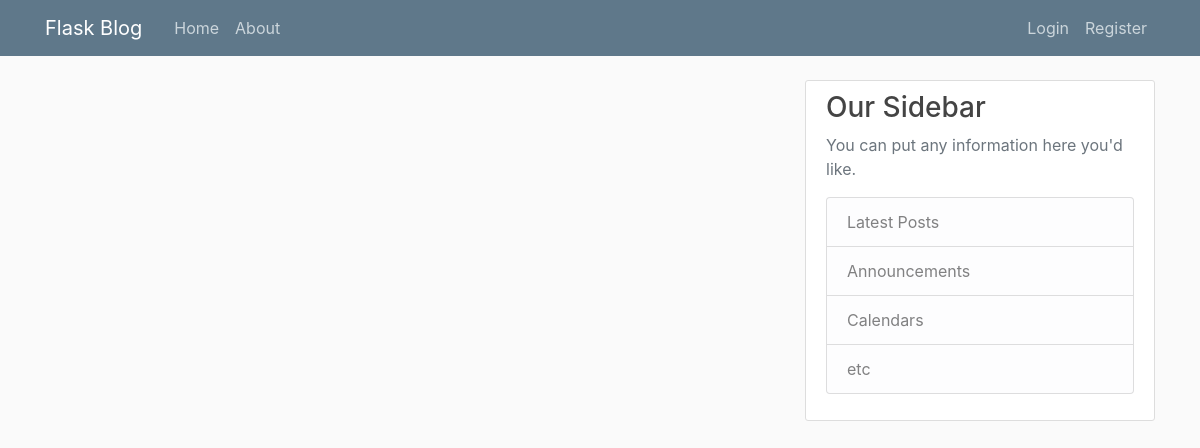
The app's page /home, older data.
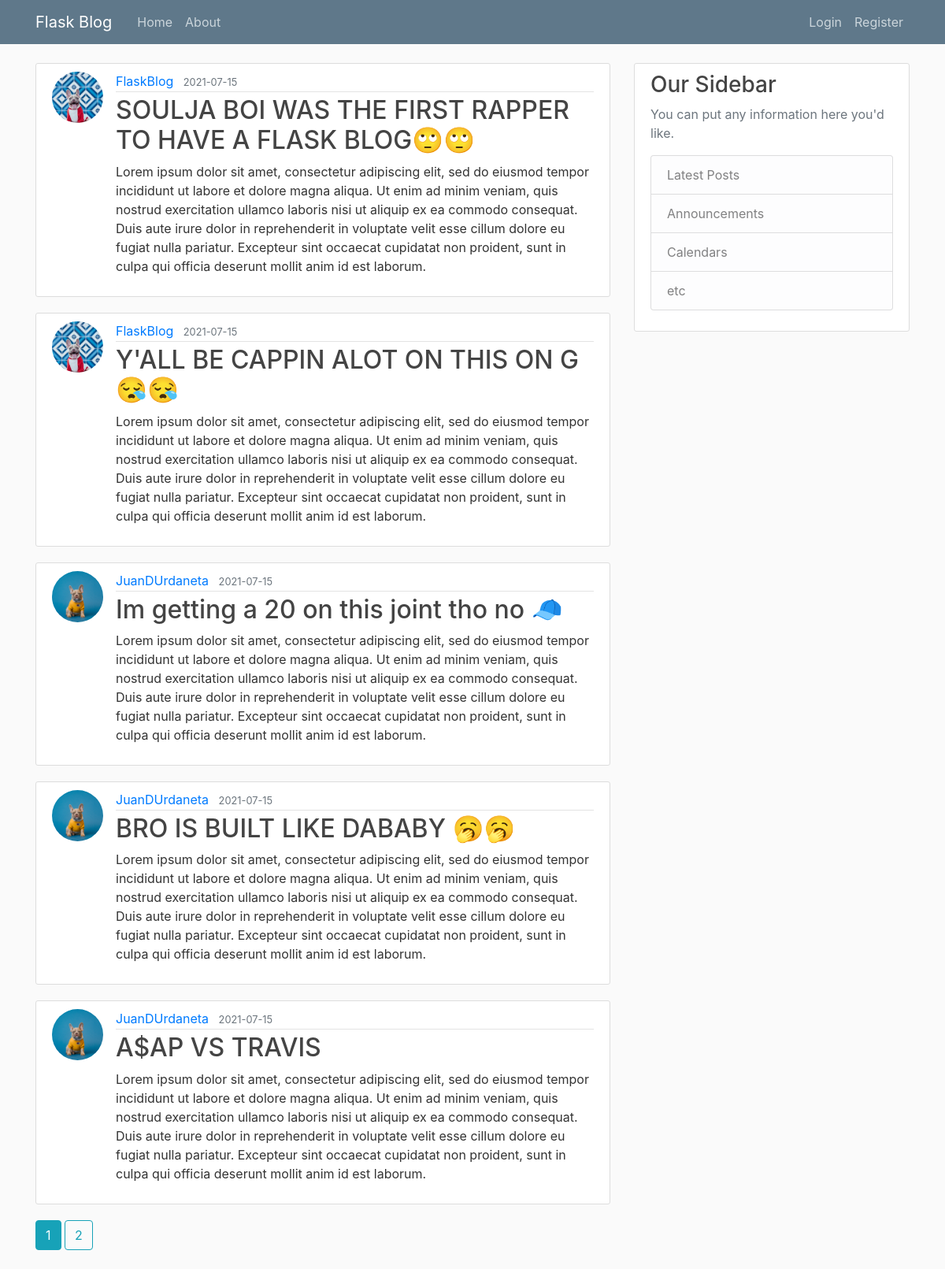
The same page, newer data.
### flaskblog/models.py (models this page shows, shortened)
class Post(db.Model):
    id = db.Column(db.Integer, primary_key=True)
    title = db.Column(db.String(100), nullable=False)
    date_posted = db.Column(db.DateTime, nullable=False, default=datetime.utcnow)
    content = db.Column(db.Text, nullable=False)
    user_id = db.Column(db.Integer, db.ForeignKey('user.id'), nullable=False)

class User(db.Model, UserMixin):
    id = db.Column(db.Integer, primary_key=True)
    username = db.Column(db.String(20), unique=True, nullable=False)
    email = db.Column(db.String(120), unique=True, nullable=False)
    image_file = db.Column(db.String(20), nullable=False, default='default.jpg')
    password = db.Column(db.String(60), nullable=False)
    posts = db.relationship('Post', backref='author', lazy=True)

### flaskblog/main/routes.py (the view)
@main.route("/")
@main.route("/home")
def home():
    page = request.args.get('page', 1, type=int)
    posts = Post.query.order_by(Post.date_posted.desc()).paginate(page=page, per_page=5)
    return render_template('home.html', posts=posts)

### flaskblog/templates/home.html
{% extends "layout.html" %}
{% block content %}
    {% for post in posts.items %}
        <article class="media content-section">
          <img src="{{url_for('static', filename='profile_pics/'+ post.author.image_file )}}" class="rounded-circle article-img">
          <div class="media-body">
            <div class="article-metadata">
              <a class="mr-2" href="{{url_for('users.user_posts', username = post.author.username)}}">{{ post.author.username }}</a>
              <small class="text-muted">{{ post.date_posted.strftime('%Y-%m-%d') }}</small>
            </div>
            <h2><a class="article-title" href="{{url_for('posts.post', post_id=post.id)}}">{{ post.title }}</a></h2>
            <p class="article-content">{{ post.content }}</p>
          </div>
        </article>
    {% endfor %}
      {% for page_num in posts.iter_pages(left_edge=1, right_edge=1, left_current=1, right_current=2) %}
        {% if page_num %}
          {% if posts.page == page_num %}
          <a href="{{url_for('main.home', page=page_num)}}" class="btn btn-info mb-4">{{page_num}}</a>
          {% else %}
          <a href="{{url_for('main.home', page=page_num)}}" class="btn btn-outline-info mb-4">{{page_num}}</a>
          {% endif %}
        {% else %}
        ...
        {% endif %}
      {% endfor %}
{% endblock content %}

### flaskblog/templates/layout.html (shortened to what this page needs)
<!DOCTYPE html>
<html>
<head>
    <link rel="stylesheet" href="https://maxcdn.bootstrapcdn.com/bootstrap/4.0.0/css/bootstrap.min.css">
    <link rel="stylesheet" type="text/css" href="{{ url_for('static', filename='main.css') }}">
</head>
<body>
    <header class="site-header">
      <nav class="navbar navbar-expand-md navbar-dark bg-steel fixed-top">
        <div class="container">
          <a class="navbar-brand mr-4" href="/">Flask Blog</a>
          <div class="collapse navbar-collapse" id="navbarToggle">
            <div class="navbar-nav mr-auto">
              <a class="nav-item nav-link" href="{{ url_for('main.home') }}">Home</a>
              <a class="nav-item nav-link" href="{{ url_for('main.about') }}">About</a>
            </div>
            <div class="navbar-nav">
              {% if current_user.is_authenticated %}
                <a class="nav-item nav-link" href="{{ url_for('users.account') }}">Account</a>
                <a class="nav-item nav-link" href="{{ url_for('posts.new_post') }}">Compose Post</a>
                <a class="nav-item nav-link" href="{{ url_for('users.logout') }}">Logout</a>
              {% else %}
                <a class="nav-item nav-link" href="{{ url_for('users.login') }}">Login</a>
                <a class="nav-item nav-link" href="{{ url_for('users.register') }}">Register</a>
              {% endif %}
            </div>
          </div>
        </div>
      </nav>
    </header>
    <main role="main" class="container">
      <div class="row">
        <div class="col-md-8">
          {% block content %}{% endblock %}
        </div>
        <div class="col-md-4">
          <div class="content-section">
            <h3>Our Sidebar</h3>
            <p class='text-muted'>You can put any information here you'd like.
              <ul class="list-group">
                <li class="list-group-item list-group-item-light">Latest Posts</li>
                <li class="list-group-item list-group-item-light">Announcements</li>
                <li class="list-group-item list-group-item-light">Calendars</li>
                <li class="list-group-item list-group-item-light">etc</li>
              </ul>
            </p>
          </div>
        </div>
      </div>
    </main>
</body>
</html>

### flaskblog/static/main.css (style rules this page uses)
body { background: #fafafa; color: #333333; margin-top: 5rem; }
h1, h2, h3, h4, h5, h6 { color: #444444; }
.bg-steel { background-color: #5f788a; }
.site-header .navbar-nav .nav-link { color: #cbd5db; }
.content-section { background: #ffffff; padding: 10px 20px; border: 1px solid #dddddd; border-radius: 3px; margin-bottom: 20px; }
.article-title { color: #444444; }
.article-content { white-space: pre-line; }
.article-img { height: 65px; width: 65px; margin-right: 16px; object-fit: cover; }
.article-metadata { padding-bottom: 1px; margin-bottom: 4px; border-bottom: 1px solid #e3e3e3 }

Row changes from the older to the newer data that the page shows:
added Post: image_file (picture), author.username "FlaskBlog", date_posted "2021-07-15", title "SOULJA BOI WAS THE FIRST RAPPER TO HAVE A FLASK BLOG🙄🙄", content "Lorem ipsum dolor sit amet, consectetur adipiscing elit, sed do eiusmod tempor incididunt ut labore et dolore magna aliqua. Ut enim ad minim veniam, quis nostrud exercitation ullamco laboris nisi ut aliquip ex ea commodo consequat. Duis aute irure dolor in reprehenderit in voluptate velit esse cillum dolore eu fugiat nulla pariatur. Excepteur sint occaecat cupidatat non proident, sunt in culpa qui officia deserunt mollit anim id est laborum."
added Post: image_file (picture), author.username "FlaskBlog", date_posted "2021-07-15", title "Y'ALL BE CAPPIN ALOT ON THIS ON G 😪😪", content "Lorem ipsum dolor sit amet, consectetur adipiscing elit, sed do eiusmod tempor incididunt ut labore et dolore magna aliqua. Ut enim ad minim veniam, quis nostrud exercitation ullamco laboris nisi ut aliquip ex ea commodo consequat. Duis aute irure dolor in reprehenderit in voluptate velit esse cillum dolore eu fugiat nulla pariatur. Excepteur sint occaecat cupidatat non proident, sunt in culpa qui officia deserunt mollit anim id est laborum."
added Post: image_file (placeholder picture), author.username "JuanDUrdaneta", date_posted "2021-07-15", title "Im getting a 20 on this joint tho no 🧢", content "Lorem ipsum dolor sit amet, consectetur adipiscing elit, sed do eiusmod tempor incididunt ut labore et dolore magna aliqua. Ut enim ad minim veniam, quis nostrud exercitation ullamco laboris nisi ut aliquip ex ea commodo consequat. Duis aute irure dolor in reprehenderit in voluptate velit esse cillum dolore eu fugiat nulla pariatur. Excepteur sint occaecat cupidatat non proident, sunt in culpa qui officia deserunt mollit anim id est laborum."
added Post: image_file (placeholder picture), author.username "JuanDUrdaneta", date_posted "2021-07-15", title "BRO IS BUILT LIKE DABABY 🥱🥱", content "Lorem ipsum dolor sit amet, consectetur adipiscing elit, sed do eiusmod tempor incididunt ut labore et dolore magna aliqua. Ut enim ad minim veniam, quis nostrud exercitation ullamco laboris nisi ut aliquip ex ea commodo consequat. Duis aute irure dolor in reprehenderit in voluptate velit esse cillum dolore eu fugiat nulla pariatur. Excepteur sint occaecat cupidatat non proident, sunt in culpa qui officia deserunt mollit anim id est laborum."
added Post: image_file (placeholder picture), author.username "JuanDUrdaneta", date_posted "2021-07-15", title "A$AP VS TRAVIS", content "Lorem ipsum dolor sit amet, consectetur adipiscing elit, sed do eiusmod tempor incididunt ut labore et dolore magna aliqua. Ut enim ad minim veniam, quis nostrud exercitation ullamco laboris nisi ut aliquip ex ea commodo consequat. Duis aute irure dolor in reprehenderit in voluptate velit esse cillum dolore eu fugiat nulla pariatur. Excepteur sint occaecat cupidatat non proident, sunt in culpa qui officia deserunt mollit anim id est laborum."
Text that changed along with them:
new list line: "1"
new list line: "2"
